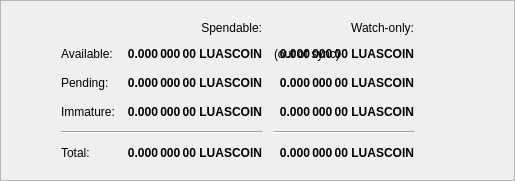
                <widget class="QFrame" name="frame">
                    <property name="frameShape">
                        <enum>QFrame::StyledPanel</enum>
                    </property>
                    <property name="frameShadow">
                        <enum>QFrame::Raised</enum>
                    </property>
                    <layout class="QHBoxLayout">
                         <item>
                            <spacer name="horizontalSpacerWalletSecruity">
                                <property name="orientation">
                                    <enum>Qt::Horizontal</enum>
                                </property>
                                <property name="sizeHint" stdset="0">
                                    <size>
                                        <width>40</width>
                                        <height>1</height>
                                    </size>
                                </property>
                            </spacer>
                        </item>
                        <item>
                            <widget class="QFrame">
                                <layout class="QVBoxLayout" name="verticalLayout_4">
                                   
                                    <item>
                                        <layout class="QGridLayout" name="gridLayout">
                                            <property name="spacing">
                                                <number>12</number>
                                            </property>
                                            <item row="0" column="1">
                                                <widget class="QLabel" name="labelSpendable">
                                                    <property name="text">
                                                        <string>Spendable:</string>
                                                    </property>
                                                    <property name="alignment">
                                                        <set>Qt::AlignRight|Qt::AlignTrailing|Qt::AlignVCenter</set>
                                                    </property>
                                                </widget>
                                            </item>
                                            <item row="0" column="2">
                                                <widget class="QLabel" name="labelWatchonly">
                                                    <property name="text">
                                                        <string>Watch-only:</string>
                                                    </property>
                                                    <property name="alignment">
                                                        <set>Qt::AlignRight|Qt::AlignTrailing|Qt::AlignVCenter</set>
                                                    </property>
                                                </widget>
                                            </item>
                                            <item row="1" column="0">
                                                <widget class="QLabel" name="labelBalanceText">
                                                    <property name="text">
                                                        <string>Available:</string>
                                                    </property>
                                                </widget>
                                            </item>
                                            <item row="1" column="1">
                                                <widget class="QLabel" name="labelBalance">
                                                    <property name="font">
                                                        <font>
                                                            <weight>75</weight>
                                                            <bold>true</bold>
                                                        </font>
                                                    </property>
                                                    <property name="cursor">
                                                        <cursorShape>IBeamCursor</cursorShape>
                                                    </property>
                                                    <property name="toolTip">
                                                        <string>Your current spendable balance</string>
                                                    </property>
                                                    <property name="text">
                                                        <string notr="true">0.000 000 00 LUASCOIN</string>
                                                    </property>
                                                    <property name="alignment">
                                                        <set>Qt::AlignRight|Qt::AlignTrailing|Qt::AlignVCenter</set>
                                                    </property>
                                                    <property name="textInteractionFlags">
                                                        <set>Qt::LinksAccessibleByMouse|Qt::TextSelectableByKeyboard|Qt::TextSelectableByMouse</set>
                                                    </property>
                                                </widget>
                                            </item>
                                            <item row="1" column="2">
                                                <widget class="QLabel" name="labelWalletStatus">
                                                    <property name="toolTip">
                                                        <string>The displayed information may be out of date. Your wallet automatically synchronizes with the LUASCOIN network after a connection is established, but this process has not completed yet.</string>
                                                    </property>
                                                    <property name="text">
                                                        <string notr="true">(out of sync)</string>
                                                    </property>
                                                    <property name="alignment">
                                                        <set>Qt::AlignLeading|Qt::AlignLeft|Qt::AlignVCenter</set>
                                                    </property>
                                                </widget>
                                            </item>
                                            <item row="1" column="2">
                                                <widget class="QLabel" name="labelWatchAvailable">
                                                    <property name="font">
                                                        <font>
                                                            <weight>75</weight>
                                                            <bold>true</bold>
                                                        </font>
                                                    </property>
                                                    <property name="cursor">
                                                        <cursorShape>IBeamCursor</cursorShape>
                                                    </property>
                                                    <property name="toolTip">
                                                        <string>Your current balance in watch-only addresses</string>
                                                    </property>
                                                    <property name="text">
                                                        <string notr="true">0.000 000 00 LUASCOIN</string>
                                                    </property>
                                                    <property name="alignment">
                                                        <set>Qt::AlignRight|Qt::AlignTrailing|Qt::AlignVCenter</set>
                                                    </property>
                                                    <property name="textInteractionFlags">
                                                        <set>Qt::LinksAccessibleByMouse|Qt::TextSelectableByKeyboard|Qt::TextSelectableByMouse</set>
                                                    </property>
                                                </widget>
                                            </item>
                                            <item row="2" column="0">
                                                <widget class="QLabel" name="labelPendingText">
                                                    <property name="text">
                                                        <string>Pending:</string>
                                                    </property>
                                                </widget>
                                            </item>
                                            <item row="2" column="1">
                                                <widget class="QLabel" name="labelUnconfirmed">
                                                    <property name="font">
                                                        <font>
                                                            <weight>75</weight>
                                                            <bold>true</bold>
                                                        </font>
                                                    </property>
                                                    <property name="cursor">
                                                        <cursorShape>IBeamCursor</cursorShape>
                                                    </property>
                                                    <property name="toolTip">
                                                        <string>Total of transactions that have yet to be confirmed, and do not yet count toward the spendable balance</string>
                                                    </property>
                                                    <property name="text">
                                                        <string notr="true">0.000 000 00 LUASCOIN</string>
                                                    </property>
                                                    <property name="alignment">
                                                        <set>Qt::AlignRight|Qt::AlignTrailing|Qt::AlignVCenter</set>
                                                    </property>
                                                    <property name="textInteractionFlags">
                                                        <set>Qt::LinksAccessibleByMouse|Qt::TextSelectableByKeyboard|Qt::TextSelectableByMouse</set>
                                                    </property>
                                                </widget>
                                            </item>
                                            <item row="2" column="2">
                                                <widget class="QLabel" name="labelWatchPending">
                                                    <property name="font">
                                                        <font>
                                                            <weight>75</weight>
                                                            <bold>true</bold>
                                                        </font>
                                                    </property>
                                                    <property name="cursor">
                                                        <cursorShape>IBeamCursor</cursorShape>
                                                    </property>
                                                    <property name="toolTip">
                                                        <string>Unconfirmed transactions to watch-only addresses</string>
                                                    </property>
                                                    <property name="text">
                                                        <string notr="true">0.000 000 00 LUASCOIN</string>
                                                    </property>
                                                    <property name="alignment">
                                                        <set>Qt::AlignRight|Qt::AlignTrailing|Qt::AlignVCenter</set>
                                                    </property>
                                                    <property name="textInteractionFlags">
                                                        <set>Qt::LinksAccessibleByMouse|Qt::TextSelectableByKeyboard|Qt::TextSelectableByMouse</set>
                                                    </property>
                                                </widget>
                                            </item>
                                            <item row="2" column="3">
                                                <spacer name="horizontalSpacer_2">
                                                    <property name="orientation">
                                                        <enum>Qt::Horizontal</enum>
                                                    </property>
                                                    <property name="sizeHint" stdset="0">
                                                        <size>
                                                            <width>40</width>
                                                            <height>20</height>
                                                        </size>
                                                    </property>
                                                </spacer>
                                            </item>
                                            <item row="3" column="0">
                                                <widget class="QLabel" name="labelImmatureText">
                                                    <property name="text">
                                                        <string>Immature:</string>
                                                    </property>
                                                </widget>
                                            </item>
                                            <item row="3" column="1">
                                                <widget class="QLabel" name="labelImmature">
                                                    <property name="font">
                                                        <font>
                                                            <weight>75</weight>
                                                            <bold>true</bold>
                                                        </font>
                                                    </property>
                                                    <property name="cursor">
                                                        <cursorShape>IBeamCursor</cursorShape>
                                                    </property>
                                                    <property name="toolTip">
                                                        <string>Mined balance that has not yet matured</string>
                                                    </property>
                                                    <property name="text">
                                                        <string notr="true">0.000 000 00 LUASCOIN</string>
                                                    </property>
                                                    <property name="alignment">
                                                        <set>Qt::AlignRight|Qt::AlignTrailing|Qt::AlignVCenter</set>
                                                    </property>
                                                    <property name="textInteractionFlags">
                                                        <set>Qt::LinksAccessibleByMouse|Qt::TextSelectableByKeyboard|Qt::TextSelectableByMouse</set>
                                                    </property>
                                                </widget>
                                            </item>
                                            <item row="3" column="2">
                                                <widget class="QLabel" name="labelWatchImmature">
                                                    <property name="font">
                                                        <font>
                                                            <weight>75</weight>
                                                            <bold>true</bold>
                                                        </font>
                                                    </property>
                                                    <property name="cursor">
                                                        <cursorShape>IBeamCursor</cursorShape>
                                                    </property>
                                                    <property name="toolTip">
                                                        <string>Mined balance in watch-only addresses that has not yet matured</string>
                                                    </property>
                                                    <property name="text">
                                                        <string notr="true">0.000 000 00 LUASCOIN</string>
                                                    </property>
                                                    <property name="alignment">
                                                        <set>Qt::AlignRight|Qt::AlignTrailing|Qt::AlignVCenter</set>
                                                    </property>
                                                    <property name="textInteractionFlags">
                                                        <set>Qt::LinksAccessibleByMouse|Qt::TextSelectableByKeyboard|Qt::TextSelectableByMouse</set>
                                                    </property>
                                                </widget>
                                            </item>
                                            <item row="4" column="0" colspan="2">
                                                <widget class="Line" name="lineSpendableBalance">
                                                    <property name="orientation">
                                                        <enum>Qt::Horizontal</enum>
                                                    </property>
                                                </widget>
                                            </item>
                                            <item row="4" column="2">
                                                <widget class="Line" name="lineWatchBalance">
                                                    <property name="sizePolicy">
                                                        <sizepolicy hsizetype="Preferred" vsizetype="Fixed">
                                                            <horstretch>0</horstretch>
                                                            <verstretch>0</verstretch>
                                                        </sizepolicy>
                                                    </property>
                                                    <property name="minimumSize">
                                                        <size>
                                                            <width>140</width>
                                                            <height>0</height>
                                                        </size>
                                                    </property>
                                                    <property name="orientation">
                                                        <enum>Qt::Horizontal</enum>
                                                    </property>
                                                </widget>
                                            </item>
                                            <item row="5" column="0">
                                                <widget class="QLabel" name="labelTotalText">
                                                    <property name="text">
                                                        <string>Total:</string>
                                                    </property>
                                                </widget>
                                            </item>
                                            <item row="5" column="1">
                                                <widget class="QLabel" name="labelTotal">
                                                    <property name="font">
                                                        <font>
                                                            <weight>75</weight>
                                                            <bold>true</bold>
                                                        </font>
                                                    </property>
                                                    <property name="cursor">
                                                        <cursorShape>IBeamCursor</cursorShape>
                                                    </property>
                                                    <property name="toolTip">
                                                        <string>Your current total balance</string>
                                                    </property>
                                                    <property name="text">
                                                        <string notr="true">0.000 000 00 LUASCOIN</string>
                                                    </property>
                                                    <property name="alignment">
                                                        <set>Qt::AlignRight|Qt::AlignTrailing|Qt::AlignVCenter</set>
                                                    </property>
                                                    <property name="textInteractionFlags">
                                                        <set>Qt::LinksAccessibleByMouse|Qt::TextSelectableByKeyboard|Qt::TextSelectableByMouse</set>
                                                    </property>
                                                </widget>
                                            </item>
                                            <item row="5" column="2">
                                                <widget class="QLabel" name="labelWatchTotal">
                                                    <property name="font">
                                                        <font>
                                                            <weight>75</weight>
                                                            <bold>true</bold>
                                                        </font>
                                                    </property>
                                                    <property name="cursor">
                                                        <cursorShape>IBeamCursor</cursorShape>
                                                    </property>
                                                    <property name="toolTip">
                                                        <string>Current total balance in watch-only addresses</string>
                                                    </property>
                                                    <property name="text">
                                                        <string notr="true">0.000 000 00 LUASCOIN</string>
                                                    </property>
                                                    <property name="alignment">
                                                        <set>Qt::AlignRight|Qt::AlignTrailing|Qt::AlignVCenter</set>
                                                    </property>
                                                    <property name="textInteractionFlags">
                                                        <set>Qt::LinksAccessibleByMouse|Qt::TextSelectableByKeyboard|Qt::TextSelectableByMouse</set>
                                                    </property>
                                                </widget>
                                            </item>
                                        </layout>
                                    </item>
                                </layout>
                            </widget>
                        </item>
                        <item>
                            <spacer name="horizontalSpacerWalletSecruity">
                                <property name="orientation">
                                    <enum>Qt::Horizontal</enum>
                                </property>
                                <property name="sizeHint" stdset="0">
                                    <size>
                                        <width>40</width>
                                        <height>1</height>
                                    </size>
                                </property>
                            </spacer>
                        </item>
                    </layout>
                </widget>
